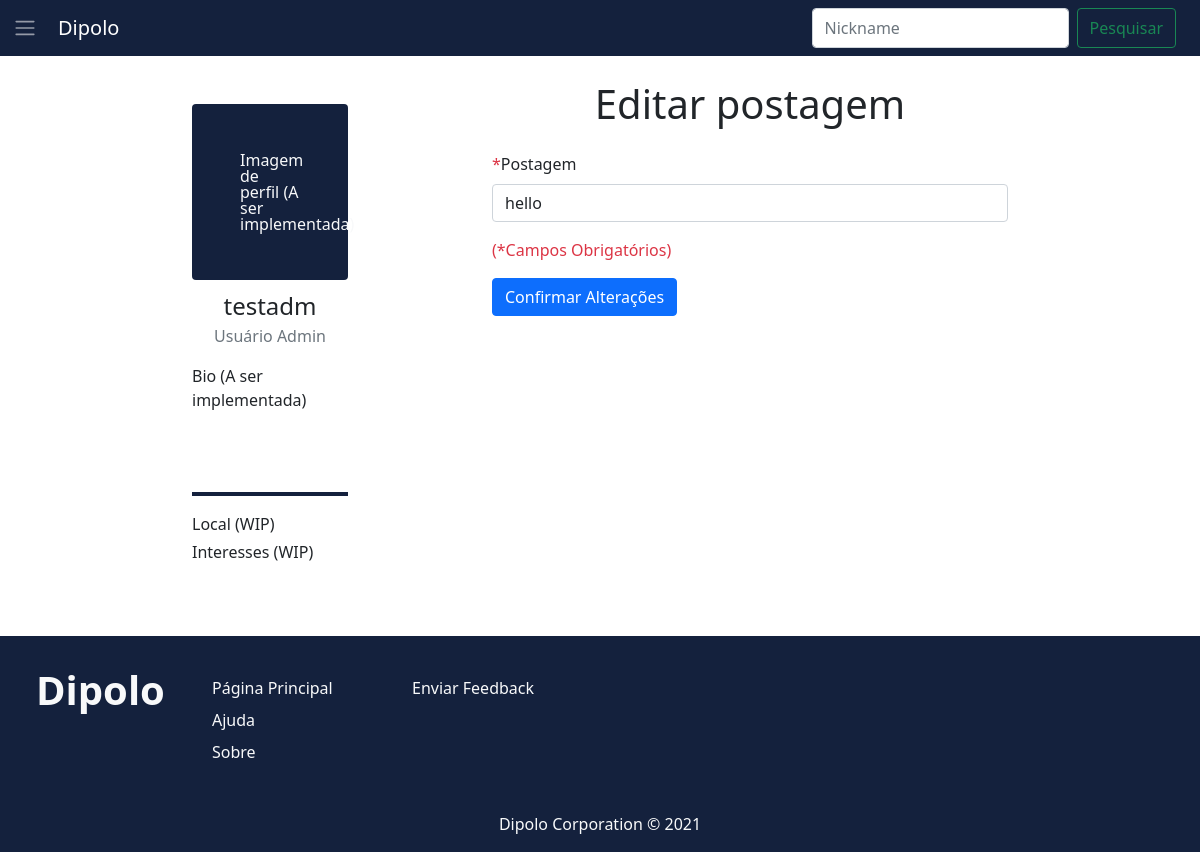
/alteracao_postagem.php?cod_postagem=1 (signed in), run on the app's committed database.
### tables this page shows
CREATE TABLE `usuarios` (
  `cod_usuario` int(11) NOT NULL,
  `nickname` varchar(10) NOT NULL,
  `nome` varchar(100) NOT NULL,
  `datanasc` date NOT NULL,
  `email` varchar(35) NOT NULL,
  `senha` varchar(255) NOT NULL,
  `adm` tinyint(1) NOT NULL
);

CREATE TABLE `postagens` (
  `cod_postagem` int(11) NOT NULL,
  `texto_post` varchar(350) NOT NULL,
  `cod_usuario` int(11) NOT NULL,
  `cod_comentario` int(11) DEFAULT NULL
);

### src/return_dados.php (called while the page is built)
<?php
function return_dados($dado, $nick)
{
    include "conecta_mysql.php";
    if ($nick == "") {
        $nick = $_SESSION["nickname"];
        $nick = htmlspecialchars($nick);
    }
    $sql = "SELECT * FROM usuarios WHERE nickname LIKE '$nick';";
    $resposta = mysqli_query($mysqli, $sql);
    $usuario = mysqli_fetch_array($resposta);
    if ($dado == "nickname") {
        return $usuario["nickname"];
    } elseif ($dado == "nome") {
        return $usuario["nome"];
    } elseif ($dado == "email") {
        return $usuario["email"];
    } elseif ($dado == "datanasc") {
        return $usuario["datanasc"];
    } elseif ($dado == "adm") {
        return $usuario["adm"];
    } elseif ($dado == "cod_usuario") {
        return $usuario["cod_usuario"];
    }
}
?>

### src/alteracao_postagem.php (the view, shortened to what this page needs)
<?php
include "autentica.php";
include "return_dados.php";
include "conecta_mysql.php";
$cod_postagem = $_GET["cod_postagem"];
$sql ="SELECT * FROM postagens WHERE cod_postagem = $cod_postagem;";
$resposta = mysqli_query($mysqli,$sql);
$postagem = mysqli_fetch_array($resposta);
$texto_post = $postagem["texto_post"];
?>
<html>
    <head>
        <link href="css/main.css" rel="stylesheet">
        <link href="https://cdn.jsdelivr.net/npm/bootstrap@5.1.3/dist/css/bootstrap.min.css" rel="stylesheet">
    </head>
    <body class="d-flex flex-column min-vh-100">
        <?php
        include 'navbar.php';
        ?>
        <div class="container-flex p-5 py-4">
            <div class="container-flex pb-2">
                <?php if ($_SESSION["fez_login"]) : ?>
                    <div class="row justify-content-evenly px-4">
                        <div class="col-2 py-4">
                            <div class="figure-img img-fluid rounded px-5 py-5 bg-azul text-light">Imagem de perfil (A ser implementada)</div>
                            <p class="text-center fs-4 mb-0">
                                <?php echo return_dados("nickname", ""); ?>
                            </p>
                            <p class="text-center fw-light text-muted"><?php echo return_dados("nome", ""); ?></p>
                            <p class="">Bio (A ser implementada)</p>
                            <div class="pb-5"></div>
                            <div class="pb-1 my-3 bg-azul"></div>
                            <p class="mb-1">Local (WIP)</p>
                            <p>Interesses (WIP)</p>
                        </div>
                        <div class="col-6">
                            <h1 class="text-center mb-4">Editar postagem</h1>
                            <form action="recebe_alteracao.php" method="POST">
                                <div class="mb-3">
                                    <label for="alteracaoInputNickname" class="form-label">
                                        <span class="text-danger">*</span>Postagem</label>
                                    <input type="textarea" id="alteracaoInputNickname" class="form-control mb-3"
                                    name="texto_post" maxlength="350" value="<?php echo $texto_post ?>" required>
                                </div>
                                <div class="text-danger mb-3">(*Campos Obrigatórios)</div>
                                <div class="row justify-content-between">
                                    <div class="col-auto">
                                        <button type="submit" class="btn btn-primary">Confirmar Alterações</button>
                                    </div>
                                </div>
                            </form>
                        </div>
                    </div>
                <?php
                else : header("Location: login_cadastro.php");
                endif;
                ?>
            </div>
        </div>
    <body>
</html>

### src/css/main.css (style rules this page uses)
.bg-azul { background-color: #14213d !important; }

### data on the page
usuarios: nickname "testadm", nome "Usuário Admin"
postagens: texto_post "hello"
